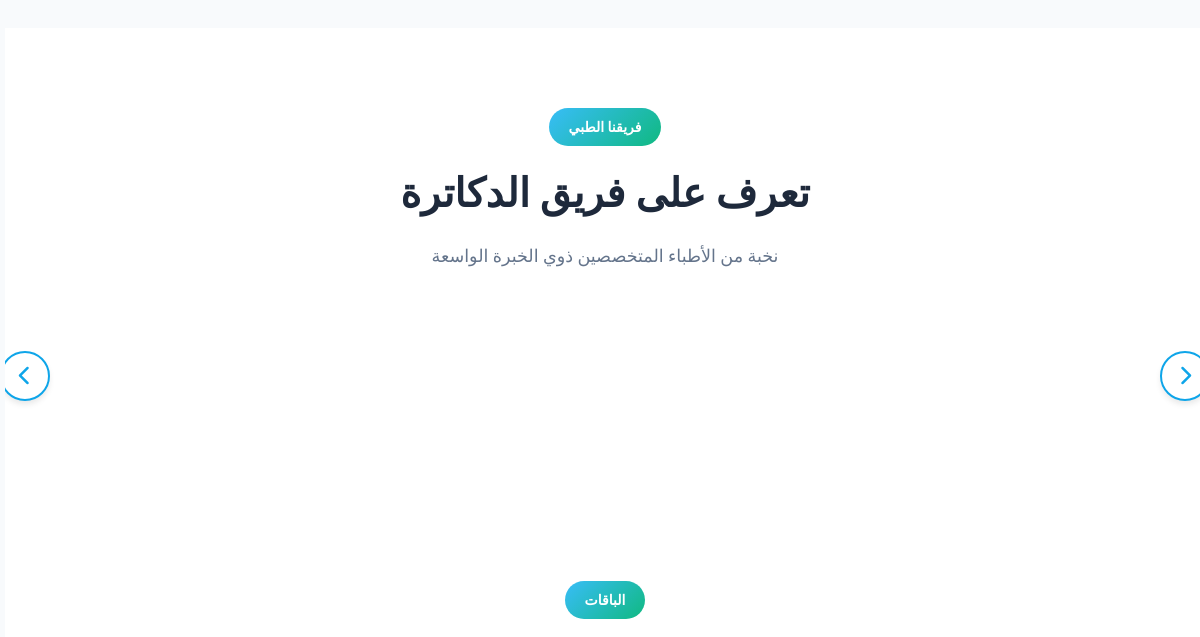
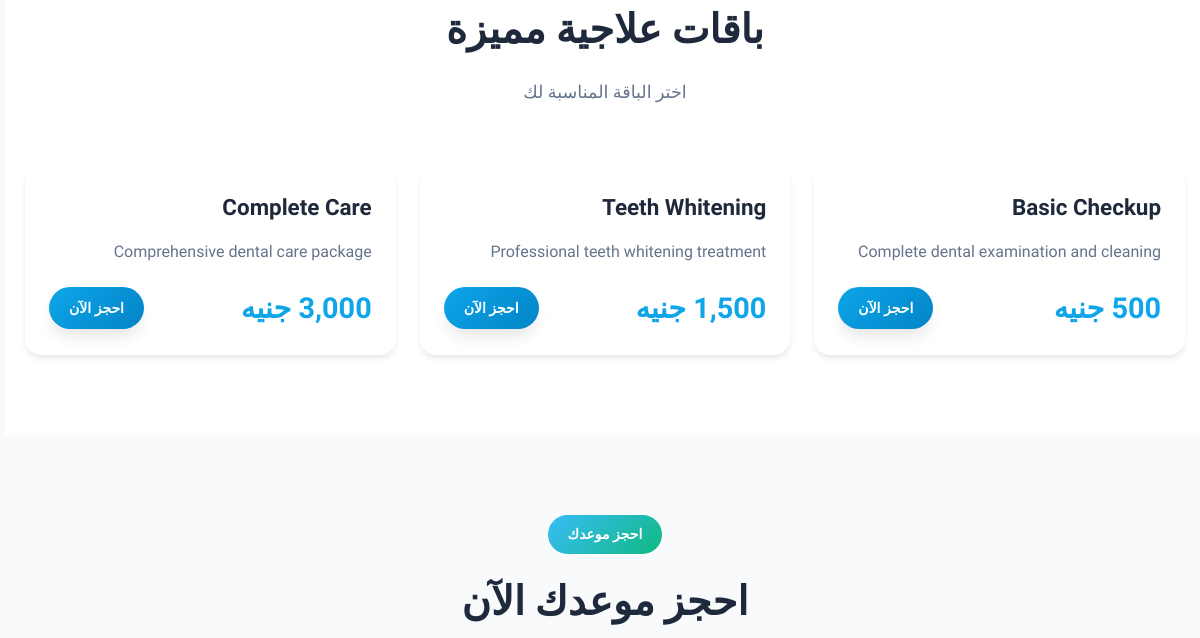
The page /index-modern.php (middle part) on the database as committed earlier (2 pictures, top to bottom).
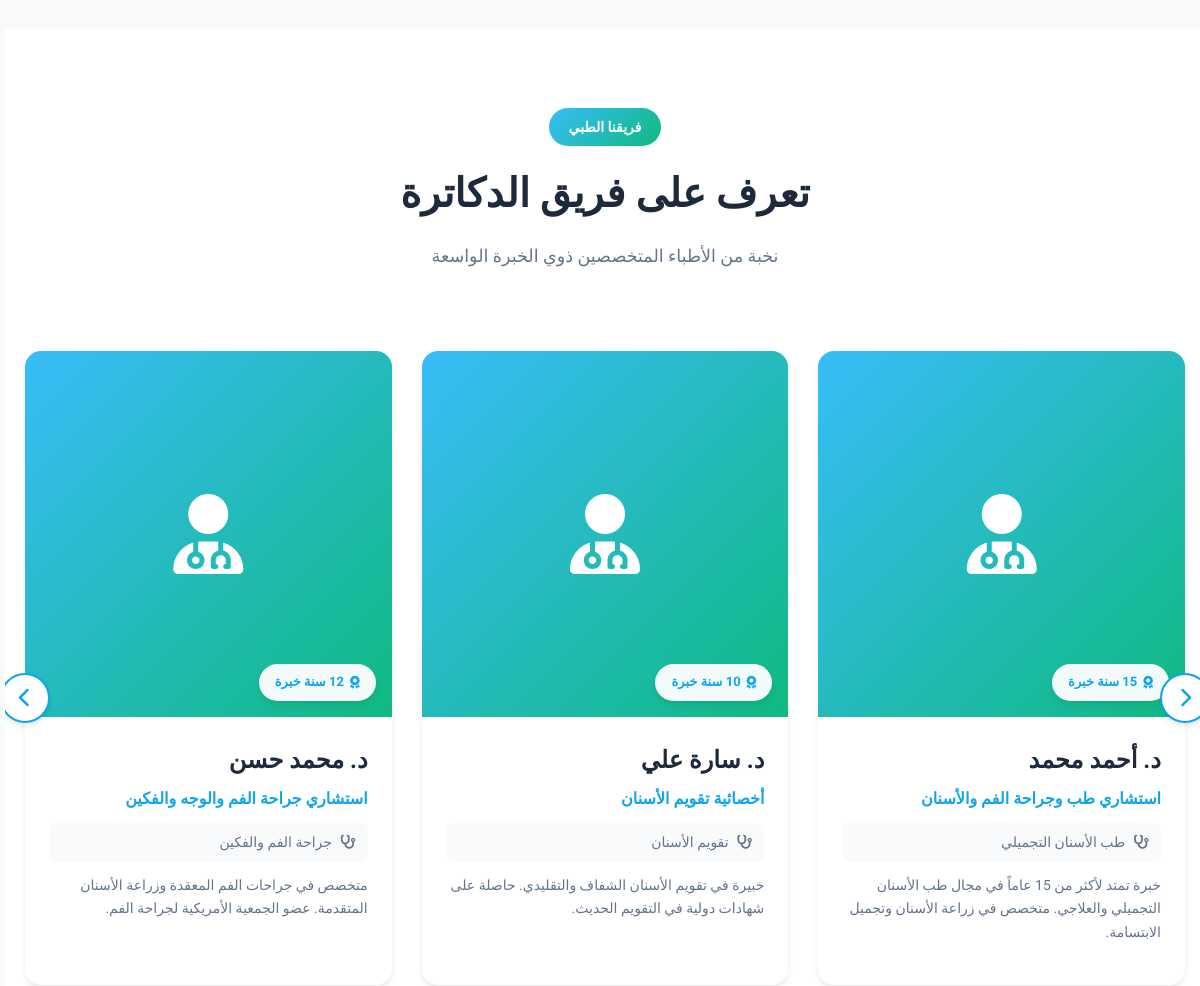
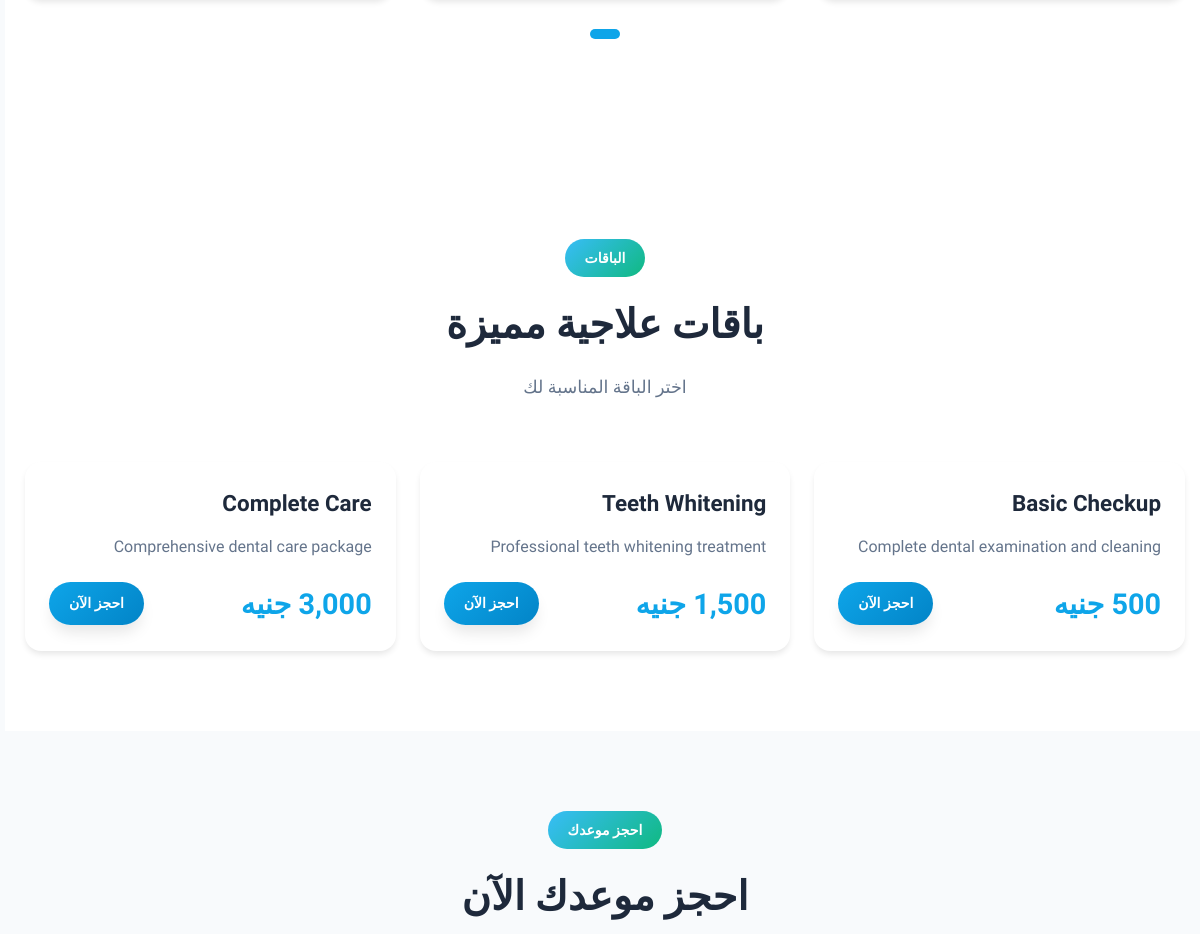
The same page on the database as committed later (2 pictures, top to bottom).
### tables this page shows
CREATE TABLE IF NOT EXISTS `packages` (
    `id` INT PRIMARY KEY AUTO_INCREMENT,
    `name` VARCHAR(200) NOT NULL,
    `description` TEXT,
    `price` DECIMAL(10, 2) NOT NULL,
    `duration` VARCHAR(100),
    `features` TEXT,
    `is_popular` BOOLEAN DEFAULT FALSE,
    `is_active` BOOLEAN DEFAULT TRUE,
    `display_order` INT DEFAULT 0,
    `created_at` TIMESTAMP DEFAULT CURRENT_TIMESTAMP,
    `updated_at` TIMESTAMP DEFAULT CURRENT_TIMESTAMP ON UPDATE CURRENT_TIMESTAMP
);

CREATE TABLE IF NOT EXISTS `doctors` (
    `id` INT PRIMARY KEY AUTO_INCREMENT,
    `name` VARCHAR(200) NOT NULL,
    `title` VARCHAR(200) NOT NULL,
    `bio` TEXT NOT NULL,
    `image` VARCHAR(255),
    `specialization` VARCHAR(200),
    `years_experience` INT DEFAULT 0,
    `phone` VARCHAR(20),
    `email` VARCHAR(150),
    `facebook` VARCHAR(255),
    `instagram` VARCHAR(255),
    `twitter` VARCHAR(255),
    `display_order` INT DEFAULT 0,
    `is_active` BOOLEAN DEFAULT TRUE,
    `created_at` TIMESTAMP DEFAULT CURRENT_TIMESTAMP,
    `updated_at` TIMESTAMP DEFAULT CURRENT_TIMESTAMP ON UPDATE CURRENT_TIMESTAMP,
    INDEX `idx_active` (`is_active`),
    INDEX `idx_order` (`display_order`)
);

### index-modern.php (the view, shortened to what the changed rows need)
<?php
require_once 'includes/config.php';
$stmt = $conn->prepare("SELECT * FROM packages WHERE is_active = 1 ORDER BY display_order ASC");
$stmt->execute();
$packages = $stmt->fetchAll();
?>
<!DOCTYPE html>
<html lang="ar" dir="rtl">
<head>
    <link rel="stylesheet" href="https://cdnjs.cloudflare.com/ajax/libs/font-awesome/6.4.0/css/all.min.css">
    <link rel="stylesheet" href="<?php echo ASSETS_URL; ?>/css/modern-frontend.css">
</head>
<body>
    <section id="doctors" class="modern-section" style="background: white;">
        <div class="container">
            <div class="modern-section-header">
                <h2 class="modern-section-title">تعرف على فريق الدكاترة</h2>
            </div>
            <div class="doctors-slider-wrapper">
                <div class="doctors-slider" id="doctorsSlider">
                    <?php
                    $stmt = $conn->prepare("SELECT * FROM doctors WHERE is_active = 1 ORDER BY display_order ASC");
                    $stmt->execute();
                    $doctors = $stmt->fetchAll();
                    foreach ($doctors as $doctor):
                    ?>
                    <div class="doctor-card">
                        <div class="doctor-card-inner">
                            <div class="doctor-image-wrapper">
                                <?php if (!empty($doctor['image'])): ?>
                                    <img src="<?php echo UPLOAD_URL . htmlspecialchars($doctor['image']); ?>"
                                         alt="<?php echo htmlspecialchars($doctor['name']); ?>"
                                         class="doctor-image">
                                <?php else: ?>
                                    <div class="doctor-image doctor-image-placeholder">
                                        <i class="fas fa-user-md"></i>
                                    </div>
                                <?php endif; ?>
                                <?php if ($doctor['years_experience'] > 0): ?>
                                <div class="doctor-badge">
                                    <i class="fas fa-award"></i>
                                    <?php echo $doctor['years_experience']; ?> سنة خبرة
                                </div>
                                <?php endif; ?>
                            </div>
                            <div class="doctor-info">
                                <h3 class="doctor-name"><?php echo htmlspecialchars($doctor['name']); ?></h3>
                                <p class="doctor-title"><?php echo htmlspecialchars($doctor['title']); ?></p>
                                <p class="doctor-specialization">
                                    <i class="fas fa-stethoscope"></i>
                                    <?php echo htmlspecialchars($doctor['specialization']); ?>
                                </p>
                                <p class="doctor-bio"><?php echo htmlspecialchars($doctor['bio']); ?></p>
                            </div>
                        </div>
                    </div>
                    <?php endforeach; ?>
                </div>
                <button class="slider-nav slider-prev" onclick="slideDoctors(-1)">
                    <i class="fas fa-chevron-right"></i>
                </button>
                <button class="slider-nav slider-next" onclick="slideDoctors(1)">
                    <i class="fas fa-chevron-left"></i>
                </button>
                <div class="slider-dots" id="sliderDots"></div>
            </div>
        </div>
    </section>
    <section id="packages" class="modern-section" style="background: white;">
        <div class="container">
            <div class="modern-section-header">
                <h2 class="modern-section-title">باقات علاجية مميزة</h2>
            </div>
            <div class="modern-services-grid">
                <?php foreach ($packages as $package): ?>
                <div class="modern-service-card">
                    <div class="modern-service-content">
                        <h3 class="modern-service-title"><?php echo htmlspecialchars($package['name']); ?></h3>
                        <p class="modern-service-description">
                            <?php
                            $desc = isset($package['short_description']) && !empty($package['short_description'])
                                    ? $package['short_description']
                                    : $package['description'];
                            echo htmlspecialchars($desc);
                            ?>
                        </p>
                        <div style="display: flex; justify-content: space-between; align-items: center; margin-top: 20px;">
                            <span style="font-size: 1.8rem; font-weight: 700; color: var(--primary);">
                                <?php echo number_format($package['price']); ?> جنيه
                            </span>
                            <a href="#booking" class="modern-btn modern-btn-primary" style="padding: 10px 20px; font-size: 14px;">
                                احجز الآن
                            </a>
                        </div>
                    </div>
                </div>
                <?php endforeach; ?>
            </div>
        </div>
    </section>
    <section id="booking" class="modern-section">
        <div class="container">
            <div class="modern-section-header">
                <h2 class="modern-section-title">احجز موعدك الآن</h2>
            </div>
        </div>
    </section>
</body>
</html>

Rows that differ between the two databases and show on the page:
added doctors: years_experience "15", name "د. أحمد محمد", title "استشاري طب وجراحة الفم والأسنان", specialization "طب الأسنان التجميلي", bio "خبرة تمتد لأكثر من 15 عاماً في مجال طب الأسنان التجميلي والعلاجي. متخصص في زراعة الأسنان وتجميل الابتسامة."
added doctors: years_experience "10", name "د. سارة علي", title "أخصائية تقويم الأسنان", specialization "تقويم الأسنان", bio "خبيرة في تقويم الأسنان الشفاف والتقليدي. حاصلة على شهادات دولية في التقويم الحديث."
added doctors: years_experience "12", name "د. محمد حسن", title "استشاري جراحة الفم والوجه والفكين", specialization "جراحة الفم والفكين", bio "متخصص في جراحات الفم المعقدة وزراعة الأسنان المتقدمة. عضو الجمعية الأمريكية لجراحة الفم."
